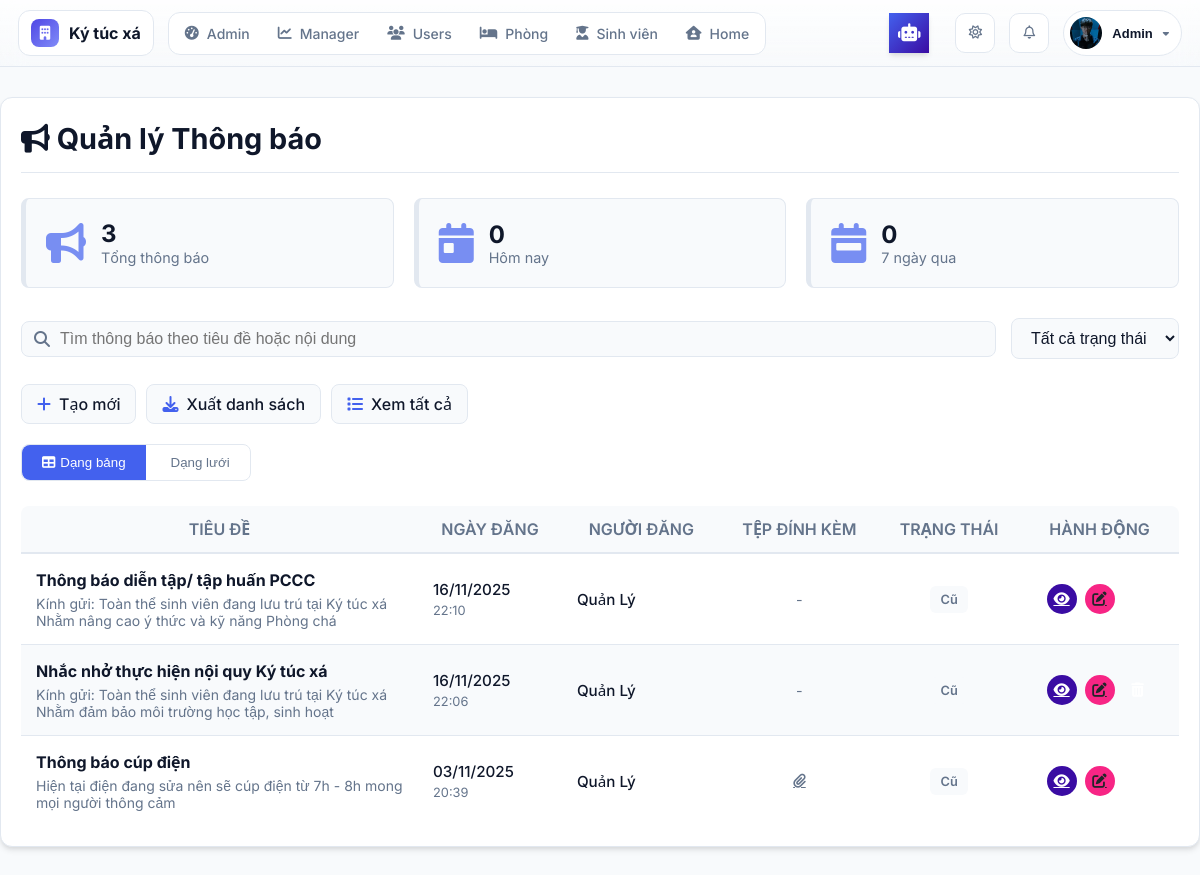
The page /modules/staff/announcements/announcement_list.php (signed in) on the database its author committed.
### tables this page shows
CREATE TABLE IF NOT EXISTS `students` (
  `StudentID` int NOT NULL AUTO_INCREMENT,
  `UserID` int DEFAULT NULL,
  `StudentCode` varchar(20) NOT NULL,
  `FullName` varchar(100) NOT NULL,
  `Email` varchar(100) DEFAULT NULL,
  `Gender` enum('Nam','Nữ','Khác') NOT NULL,
  `BirthDate` date DEFAULT NULL,
  `CitizenID` varchar(20) DEFAULT NULL,
  `Hometown` varchar(100) DEFAULT NULL,
  `Address` varchar(255) DEFAULT NULL,
  `Phone` varchar(15) DEFAULT NULL,
  `ClassName` varchar(100) DEFAULT NULL,
  `CourseYear` varchar(9) DEFAULT NULL,
  `Avatar` varchar(255) DEFAULT NULL,
  `EmergencyContact` varchar(255) DEFAULT NULL,
  `CheckInDate` date DEFAULT NULL,
  `CheckOutDate` date DEFAULT NULL,
  `IsInDorm` tinyint(1) DEFAULT '1',
  `CreatedAt` datetime DEFAULT CURRENT_TIMESTAMP,
  `UpdatedAt` datetime DEFAULT CURRENT_TIMESTAMP ON UPDATE CURRENT_TIMESTAMP,
  `FacultyID` int DEFAULT NULL,
  PRIMARY KEY (`StudentID`),
  UNIQUE KEY `StudentCode` (`StudentCode`),
  UNIQUE KEY `UserID` (`UserID`),
  KEY `fk_faculty` (`FacultyID`),
  CONSTRAINT `fk_faculty` FOREIGN KEY (`FacultyID`) REFERENCES `faculties` (`FacultyID`) ON DELETE SET NULL ON UPDATE CASCADE,
  CONSTRAINT `students_ibfk_1` FOREIGN KEY (`UserID`) REFERENCES `users` (`UserID`)
);

CREATE TABLE IF NOT EXISTS `announcements` (
  `AnnouncementID` int NOT NULL AUTO_INCREMENT,
  `Title` varchar(255) NOT NULL,
  `Content` text NOT NULL,
  `DatePosted` datetime DEFAULT CURRENT_TIMESTAMP,
  `PostedBy` varchar(100) DEFAULT 'Ban quản lý',
  `AttachmentPath` varchar(255) DEFAULT NULL,
  PRIMARY KEY (`AnnouncementID`)
);

### modules/staff/announcements/announcement_list.php (the view, shortened to what this page needs)
<?php
require_once '../../../db_connect.php';
require_once '../../../includes/admin_header.php';
$sql = "SELECT
            a.AnnouncementID,
            a.Title,
            a.Content,
            a.DatePosted,
            a.AttachmentPath,
            u.FullName AS AuthorName,
            u.Role AS AuthorRole,
            CASE
              WHEN a.DatePosted >= DATE_SUB(NOW(), INTERVAL 1 DAY) THEN 'new'
              WHEN a.DatePosted >= DATE_SUB(NOW(), INTERVAL 7 DAY) THEN 'recent'
              ELSE 'old'
            END AS PostRecency
          FROM Announcements a
          LEFT JOIN Users u ON a.PostedBy = u.UserID
          ORDER BY a.DatePosted DESC";
$list = $conn->query($sql);
if (!$list) {
    $sqlError = "Query Announcements failed: " . $conn->error;
    $hasAnnouncements = false;
} else {
    $hasAnnouncements = ($list instanceof mysqli_result) && ($list->num_rows > 0);
}
function scalarCount($conn, $q)
{
    $r = $conn->query($q);
    if ($r && $r instanceof mysqli_result) {
        $row = $r->fetch_assoc();
        return (int)($row['total'] ?? 0);
    }
    return 0;
}
$totalAnnouncements = scalarCount($conn, "SELECT COUNT(*) AS total FROM Announcements");
$todayAnnouncements = scalarCount($conn, "SELECT COUNT(*) AS total FROM Announcements WHERE DATE(DatePosted) = CURDATE()");
$weekAnnouncements  = scalarCount($conn, "SELECT COUNT(*) AS total FROM Announcements WHERE DatePosted >= DATE_SUB(NOW(), INTERVAL 7 DAY)");
?>
<!DOCTYPE html>
<html lang="vi">
<head>
    <link rel="stylesheet" href="../../../assets/css/admin/admin_header.css">
    <link rel="stylesheet" href="../../../assets/css/staff/announcements/announcement_list.css">
    <link rel="stylesheet" href="https://cdnjs.cloudflare.com/ajax/libs/font-awesome/6.5.0/css/all.min.css">
    <link rel="stylesheet" href="https://cdnjs.cloudflare.com/ajax/libs/animate.css/4.1.1/animate.min.css">
    </head>
<body>
    <div class="announcement-container">
        <div class="announcement-header">
            <h2><i class="fa-solid fa-bullhorn"></i> Quản lý Thông báo</h2>
        </div>
        <div class="stats-grid">
            <div class="stat">
                <i class="fa-solid fa-bullhorn"></i>
                <div class="stat-content">
                    <h3><?= $totalAnnouncements ?></h3>
                    <p>Tổng thông báo</p>
                </div>
            </div>
            <div class="stat">
                <i class="fa-solid fa-calendar-day"></i>
                <div class="stat-content">
                    <h3><?= $todayAnnouncements ?></h3>
                    <p>Hôm nay</p>
                </div>
            </div>
            <div class="stat">
                <i class="fa-solid fa-calendar-week"></i>
                <div class="stat-content">
                    <h3><?= $weekAnnouncements ?></h3>
                    <p>7 ngày qua</p>
                </div>
            </div>
        </div>
        <div class="search-filter-bar">
            <div class="search-box">
                <i class="fa-solid fa-search"></i>
                <input type="text" id="searchInput" placeholder="Tìm thông báo theo tiêu đề hoặc nội dung">
            </div>
            <select class="filter-select" id="statusFilter" onchange="filterAnnouncements()">
                <option value="all">Tất cả trạng thái</option>
            </select>
        </div>
        <div class="quick-actions">
            <a href="announcement_create.php" class="quick-action-btn"><i class="fa-solid fa-plus"></i><span>Tạo mới</span></a>
            <a href="#" class="quick-action-btn" onclick="exportAnnouncements()"><i class="fa-solid fa-download"></i><span>Xuất danh sách</span></a>
            <a href="#" class="quick-action-btn" onclick="showAllAnnouncements()"><i class="fa-solid fa-list"></i><span>Xem tất cả</span></a>
        </div>
        <div class="view-toggle" id="viewToggle">
            <button class="view-toggle-btn active" onclick="switchView('table', this)"><i class="fa-solid fa-table"></i><span>Dạng bảng</span></button>
            <button class="view-toggle-btn" onclick="switchView('grid', this)"><i class="fa-solid fa-grid-2"></i><span>Dạng lưới</span></button>
        </div>
        <div class="table-view" id="tableView">
            <div class="table-wrap">
                <table class="table table-fix">
                    <colgroup>
                        <col style="width:30%">
                        <col style="width:10%">
                        <col style="width:12%">
                        <col style="width:8%">
                        <col style="width:8%">
                        <col style="width:12%">
                    </colgroup>
                    <thead>
                        <tr>
                            <th>TIÊU ĐỀ</th>
                            <th>NGÀY ĐĂNG</th>
                            <th>NGƯỜI ĐĂNG</th>
                            <th class="text-center">TỆP ĐÍNH KÈM</th>
                            <th class="text-center">TRẠNG THÁI</th>
                            <th class="text-center">HÀNH ĐỘNG</th>
                        </tr>
                    </thead>
                    <tbody id="announcementTableBody">
                        <?php if ($hasAnnouncements): ?>
                            <?php $rowIndex = 0; while ($row = $list->fetch_assoc()):
                                $rowIndex++;
                                $isNew = $row['PostRecency'] === 'new';
                                $isRecent = $row['PostRecency'] === 'recent';
                                $postDate = date('d/m/Y', strtotime($row['DatePosted']));
                                $postTime = date('H:i', strtotime($row['DatePosted']));
                                $authorName = htmlspecialchars($row['AuthorName'] ?? 'Quản Lý');
                                $animationDelay = ($rowIndex - 1) * 0.05 + 0.4;
                            ?>
                                <tr class="announcement-row <?= $isNew ? 'new-announcement' : '' ?>"
                                    style="animation-delay: <?= $animationDelay ?>s"
                                    data-status="<?= $row['PostRecency'] ?>"
                                    data-author="<?= $authorName ?>"
                                    data-search="<?= htmlspecialchars(($row['Title'] ?? '') . ' ' . ($row['Content'] ?? '')) ?>">
                                    <td>
                                        <div class="announcement-title">
                                            <strong><?= htmlspecialchars($row['Title']) ?></strong>
                                        </div>
                                        <?php if (!empty($row['Content'])): ?>
                                            <div class="text-muted announcement-content-excerpt">
                                                <?= htmlspecialchars(mb_substr($row['Content'], 0, 100)) ?>
                                            </div>
                                        <?php endif; ?>
                                    </td>
                                    <td>
                                        <div class="cell announcement-date">
                                            <span class="primary"><?= $postDate ?></span>
                                            <span class="sub"><?= $postTime ?></span>
                                        </div>
                                    </td>
                                    <td>
                                        <div class="cell announcement-author">
                                            <span class="primary"><?= $authorName ?></span>
                                        </div>
                                    </td>
                                    <td class="text-center">
                                        <?php if (!empty($row['AttachmentPath'])): ?>
                                            <a href="../../../<?= htmlspecialchars($row['AttachmentPath']) ?>" target="_blank" class="btn ghost icon small" title="Tải xuống tệp đính kèm">
                                                <i class="fa-solid fa-paperclip"></i>
                                            </a>
                                        <?php else: ?>
                                            <span class="text-muted no-attachment">-</span>
                                        <?php endif; ?>
                                    </td>
                                    <td class="text-center">
                                        <?php if ($isNew): ?>
                                            <span class="status active">Mới</span>
                                        <?php elseif ($isRecent): ?>
                                            <span class="status active">Gần đây</span>
                                        <?php else: ?>
                                            <span class="status inactive">Cũ</span>
                                        <?php endif; ?>
                                    </td>
                                    <td class="text-center">
                                        <div class="row-actions">
                                            <a href="announcement_view.php?id=<?= $row['AnnouncementID'] ?>" class="btn info icon small" title="Xem chi tiết"><i class="fa-solid fa-eye"></i></a>
                                            <a href="announcement_edit.php?id=<?= $row['AnnouncementID'] ?>" class="btn warning icon small" title="Chỉnh sửa"><i class="fa-solid fa-pen-to-square"></i></a>
                                            <button class="btn danger icon small" onclick="deleteAnnouncement(<?= $row['AnnouncementID'] ?>,'<?= htmlspecialchars($row['Title'], ENT_QUOTES) ?>')" title="Xóa thông báo"><i class="fa-solid fa-trash-can"></i></button>
                                        </div>
                                    </td>
                                </tr>
                            <?php endwhile; ?>
                        <?php endif; ?>
                    </tbody>
                </table>
            </div>
        </div>
    </div>
</body>
</html>

### includes/admin_header.php (shortened to what this page needs)
<?php
require_once __DIR__ . "/error_handler.php";
$userName = $_SESSION['FullName'] ?? 'Quản trị viên';
$userAvatar = $_SESSION['Avatar'] ?? null;
$userRole = $_SESSION['Role'] ?? 'Staff';
$base = '/';
if (!$userAvatar && isset($_SESSION['UserID']) && isset($conn) && $conn instanceof mysqli) {
    try {
        $userId = (int)$_SESSION['UserID'];
        $stmt = $conn->prepare("SELECT Avatar FROM Students WHERE UserID = ? LIMIT 1");
        if ($stmt) {
            $stmt->bind_param("i", $userId);
            $stmt->execute();
            $res = $stmt->get_result();
            if ($row = $res->fetch_assoc()) {
                $userAvatar = $row['Avatar'];
            }
        }
    } catch (Exception $e) {
    }
}
$avatarPath = $base . 'assets/img/avatars/user.png';
if ($userAvatar && !empty($userAvatar)) {
    if (preg_match('/^https?:\/\//', $userAvatar)) {
        $avatarPath = $userAvatar;
    } else {
        $avatarPath = $base . ltrim($userAvatar, '/');
    }
}
?>
<!DOCTYPE html>
<html lang="vi">
<head>
    <link rel="stylesheet" href="https://cdnjs.cloudflare.com/ajax/libs/font-awesome/6.5.0/css/all.min.css" />
    <link rel="stylesheet" href="<?= $base ?>assets/css/global.css" />
    <link rel="stylesheet" href="<?= $base ?>assets/css/admin/admin_header.css" />
    <link rel="stylesheet" href="<?= $base ?>assets/css/admin/chat_ai_widget.css" />
</head>
<body class="theme-auto" data-base="<?= $base ?>">
    <header class="admin-header">
        <div class="left">
            <a href="<?= $base ?>modules/staff/dashboard.php" class="logo">
                <i class="fas fa-building"></i>
                <span>Ký túc xá</span>
            </a>
            <nav class="admin-nav">
                <?php if ($userRole !== 'Manager'): ?>
                    <a href="<?= $base ?>modules/admin/dashboard.php" data-path="modules/admin/dashboard.php">
                        <i class="fas fa-gauge-high"></i>
                        <span>Admin</span>
                    </a>
                <?php endif; ?>
                <a href="<?= $base ?>modules/staff/dashboard.php" data-path="modules/staff/dashboard.php">
                    <i class="fas fa-chart-line"></i>
                    <span>Manager</span>
                </a>
                <?php if ($userRole !== 'Manager'): ?>
                    <a href="<?= $base ?>modules/staff/users/users.php" data-path="modules/staff/users/users.php">
                        <i class="fas fa-users"></i>
                        <span>Users</span>
                    </a>
                <?php endif; ?>
                <a href="<?= $base ?>modules/staff/rooms/rooms.php" data-path="modules/staff/rooms/rooms.php">
                    <i class="fas fa-bed"></i>
                    <span>Phòng</span>
                </a>
                <a href="<?= $base ?>modules/staff/students/student_list.php" data-path="modules/staff/students/student_list.php">
                     <i class="fas fa-user-graduate"></i>
                     <span>Sinh viên</span>
                </a>
                <a href="<?= $base ?>index.php" data-path="index.php">
                    <i class="fas fa-house-user"></i>
                    <span>Home</span>
                </a>
            </nav>
        </div>
        <div class="right">
            <?php if ($userRole === 'Admin'): ?>
                <div id="adminChatAiToggle" class="chat-ai-toggle" title="Trợ lý Admin">
                    <i class="fas fa-robot"></i>
                </div>
            <?php endif; ?>
            <button class="theme-toggle" aria-label="Chế độ tối/sáng">
                <i class="fa-regular fa-sun"></i>
            </button>
            <div class="notify">
                <button class="notify-btn" aria-label="Thông báo">
                    <i class="fa-regular fa-bell"></i>
                </button>
            </div>
            <div class="admin-profile">
                <button class="profile-btn" aria-haspopup="true" aria-expanded="false">
                    <img src="<?= htmlspecialchars($avatarPath) ?>" alt="Avatar" onerror="this.src='<?= $base ?>assets/img/avatars/user.png'">
                    <span class="name"><?= htmlspecialchars($userName) ?></span>
                    <i class="fas fa-caret-down caret"></i>
                </button>
            </div>
        </div>
    </header>
    <main style="min-height: 80vh;">

### rows shown on the page
students: Avatar (picture)
announcements: Title "Thông báo diễn tập/ tập huấn PCCC", Content "Kính gửi: Toàn thể sinh viên đang lưu trú tại Ký túc xá Nhằm nâng cao ý thức và kỹ năng Phòng chá", DatePosted "16/11/2025", DatePosted "22:10", authorName "Quản Lý"
announcements: Title "Nhắc nhở thực hiện nội quy Ký túc xá", Content "Kính gửi: Toàn thể sinh viên đang lưu trú tại Ký túc xá Nhằm đảm bảo môi trường học tập, sinh hoạt", DatePosted "16/11/2025", DatePosted "22:06", authorName "Quản Lý"
announcements: Title "Thông báo cúp điện", Content "Hiện tại điện đang sửa nên sẽ cúp điện từ 7h - 8h mong mọi người thông cảm", DatePosted "03/11/2025", DatePosted "20:39", authorName "Quản Lý"

### other values the page prints
$userName "Admin"
$totalAnnouncements "3"
$todayAnnouncements "0"
$weekAnnouncements "0"
